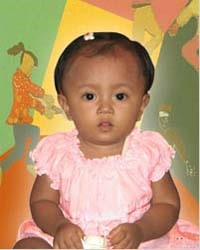
#> input picture naned.jpg, 200 x 250 px
$ python '22 mar.py'
#> lines starting #> are read from the running program, lines starting #| are printed output that depends on the picture
import cv2 as cv
import numpy as np

citra = cv.imread ('naned.jpg')
#> citra is the input picture: shape (250, 200, 3); mean B, G, R 110.7, 149.9, 184.1
gray = cv.imread ('naned.jpg', cv.IMREAD_GRAYSCALE)
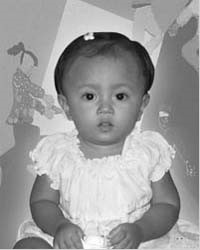
#> gray: shape (250, 200); min 1, max 255, mean 155.7
citrabaru =  np.zeros (citra.shape, citra.dtype)
citraabu = np.zeros (citra.shape, citra.dtype)

print("\nDimensi CItra", citra.shape)
#| Dimensi CItra (250, 200, 3)

beta = 50
alpha = 1.5
for y in range (citra.shape[0]):
    for x in range (citra.shape[1]):
        for c in range (citra.shape[2]):
            w = alpha*citra[y,x,c] + beta
            citrabaru[y,x,c] = np.clip(w, 0, 255)
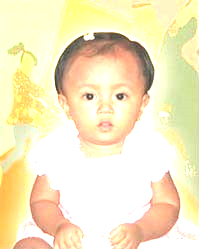
#> citrabaru: shape (250, 200, 3); mean B, G, R 193.8, 233.2, 245.9

for y in range (citra.shape[0]):
    for x in range (citra.shape[1]):
        r = np.double (citra[y,x,0])
        g = np.double (citra[y,x,1])
        b = np.double (citra[y,x,2])
        w = (r+g+b)/3
        citraabu[y,x,0] = np.clip(w, 0, 255)
        citraabu[y,x,1] = np.clip(w, 0, 255)
        citraabu[y,x,2] = np.clip(w, 0, 255)
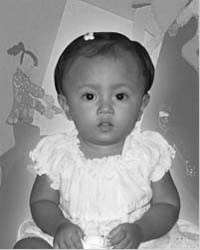
#> citraabu: shape (250, 200, 3); min 3, max 254, mean 147.9

cv.imshow ('Citra Gray', gray)
cv.imshow ('Citra Asli', citra)
cv.imshow ('Citra Baru', citrabaru)
cv.imshow ('Citra Abu', citraabu)
cv.waitKey(0)
cv.destroyAllWindows()
